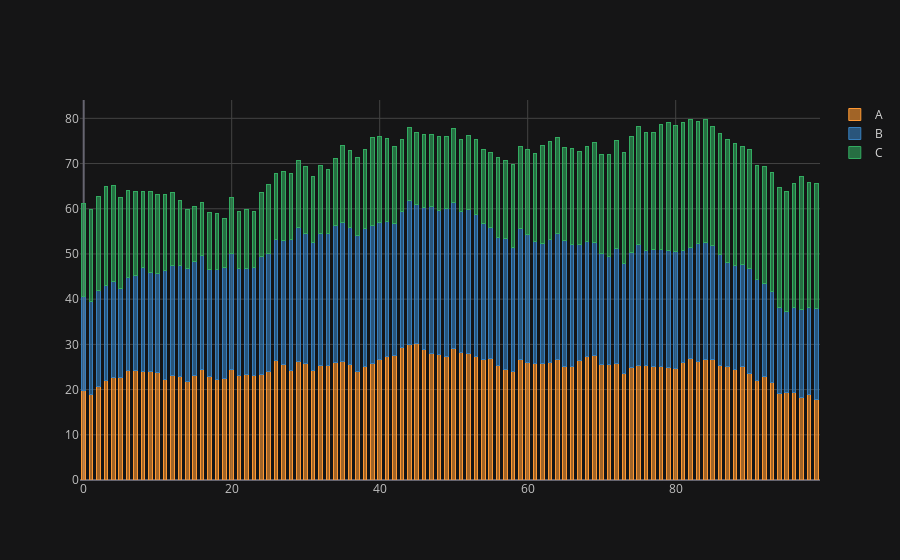

The code cell stored with this chart in its notebook:
### Code cell
cf.set_config_file(theme='solar')
df.iplot(kind='bar', barmode='stack',bargap=0.5)
